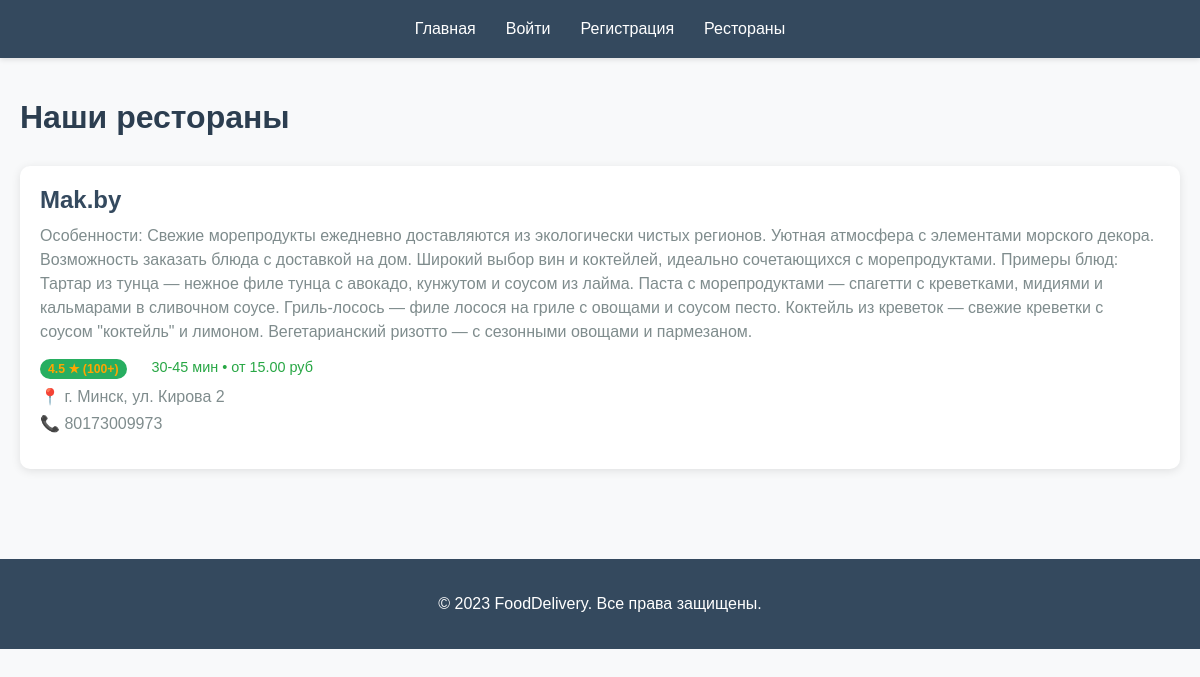
/restaurants/, run on an earlier commit of the app's database.
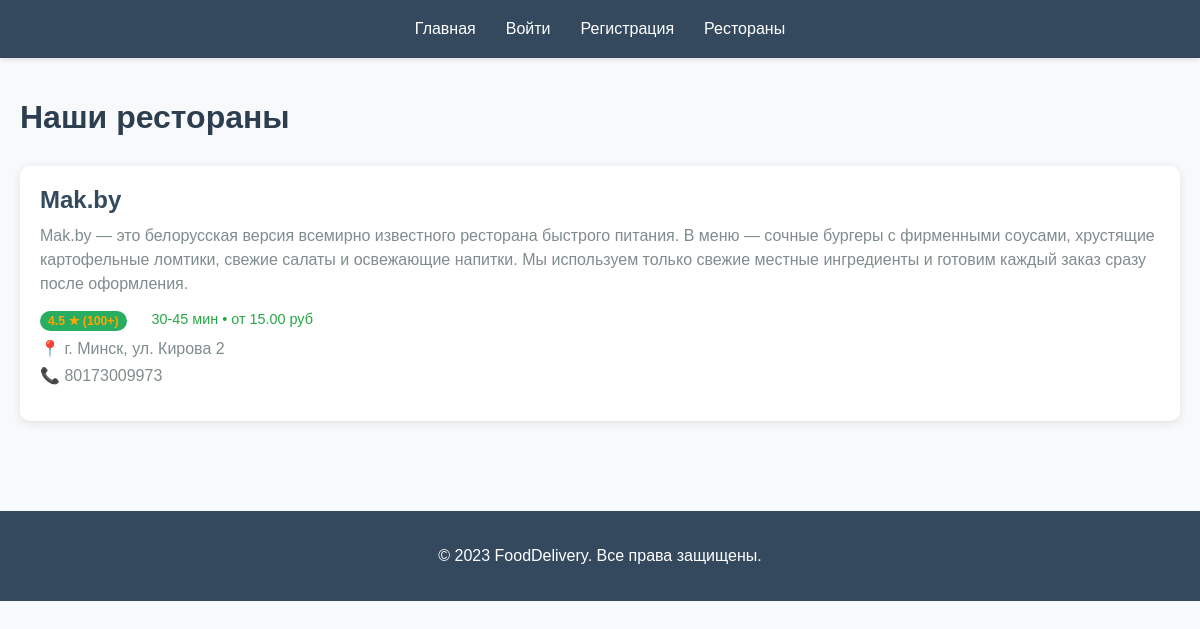
And on a later commit of the database.
### restaurants/models.py (models this page shows, shortened)
class Restaurant(models.Model):
    name = models.CharField(
        max_length=100,
        verbose_name="Название ресторана"
    )
    description = models.TextField(
        verbose_name="Описание ресторана"
    )
    address = models.CharField(
        max_length=200,
        verbose_name="Адрес ресторана"
    )
    phone = models.CharField(
        max_length=20,
        verbose_name="Телефон ресторана"
    )
    delivery_radius = models.PositiveIntegerField(
        default=5,
        verbose_name="Радиус доставки (км)"
    )
    is_active = models.BooleanField(
        default=True,
        verbose_name="Активен"
    )
    cuisine_type = models.CharField(
        max_length=100,
        blank=True,
        verbose_name="Тип кухни"
    )
    rating = models.FloatField(
        null=True,
        blank=True,
        verbose_name="Рейтинг"
    )
    reviews_count = models.PositiveIntegerField(
        default=0,
        verbose_name="Количество отзывов"
    )
    delivery_time = models.PositiveIntegerField(
        null=True,
        blank=True,
        verbose_name="Время доставки (мин)"
        )
    min_order = models.DecimalField(
        max_digits=6,
        decimal_places=2,
        default=15,
        verbose_name="Минимальный заказ"
        )
    class Meta:
        verbose_name = "Ресторан"
        verbose_name_plural = "Рестораны"
        ordering = ['name']

### restaurants/views.py (the view)
# urls.py: path('restaurants/', views.restaurant_list, name='restaurant_list'),
def restaurant_list(request):
    restaurants = Restaurant.objects.all()
    return render(request, 'restaurants/restaurant_list.html', {'restaurants': restaurants})

### restaurants/templates/restaurants/restaurant_list.html (shortened to what this page needs)
{% load static %}
<!DOCTYPE html>
<html lang="ru">
<head>
    <link rel="stylesheet" href="{% static 'restaurants/css/styles.css' %}">
</head>
<body>
    <header>
        <nav>
            <ul>
                <li><a href="{% url 'home' %}">Главная</a></li>
                {% if user.is_authenticated %}
                    <li><a href="{% url 'profile' %}">Профиль</a></li>
                    <li><a href="{% url 'logout' %}">Выйти</a></li>
                {% else %}
                    <li><a href="{% url 'login' %}">Войти</a></li>
                    <li><a href="{% url 'register' %}">Регистрация</a></li>
                {% endif %}
                <li><a href="{% url 'restaurant_list' %}">Рестораны</a></li>
            </ul>
        </nav>
    </header>
    <div class="container">
        <h1>Наши рестораны</h1>
        <div class="restaurant-list">
            {% for restaurant in restaurants %}
                <div class="restaurant-card">
                    <a href="{% url 'dish_list' restaurant.id %}">
                        <h2>{{ restaurant.name }}</h2>
                    </a>
                    <p class="description">{{ restaurant.description }}</p>
                    <div class="restaurant-meta">
                        <span class="rating">{{ restaurant.rating|default:"4.5" }} ★ ({{ restaurant.reviews_count|default:"100+" }})</span>
                        <span class="delivery-info">
                            {% if restaurant.delivery_time %}
                                {{ restaurant.delivery_time }} мин •
                            {% else %}
                                30-45 мин •
                            {% endif %}
                            от {{ restaurant.min_order|default:"15" }} руб
                        </span>
                    </div>
                    <p>📍 {{ restaurant.address }}</p>
                    <p>📞 {{ restaurant.phone }}</p>
                </div>
            {% endfor %}
        </div>
    </div>
    <footer>
        <p>&copy; 2023 FoodDelivery. Все права защищены.</p>
    </footer>
</body>
</html>

What changed in the data, as far as the page shows it:
changed Restaurant "Mak.by": description "Особенности: Свежие морепродукты ежедневно доставляются из экологически чистых регионов. Уютная атмосфера с элементами морского декора. Возможность заказать блюда с доставкой на дом. Широкий выбор вин и коктейлей, идеально сочетающихся с морепродуктами. Примеры блюд: Тартар из тунца — нежное филе тунца с авокадо, кунжутом и соусом из лайма. Паста с морепродуктами — спагетти с креветками, мидиями и кальмарами в сливочном соусе. Гриль-лосось — филе лосося на гриле с овощами и соусом песто. Коктейль из креветок — свежие креветки с соусом \"коктейль\" и лимоном. Вегетарианский ризотто — с сезонными овощами и пармезаном." → "Mak.by — это белорусская версия всемирно известного ресторана быстрого питания. В меню — сочные бургеры с фирменными соусами, хрустящие картофельные ломтики, свежие салаты и освежающие напитки. Мы используем только свежие местные ингредиенты и готовим каждый заказ сразу после оформления."
